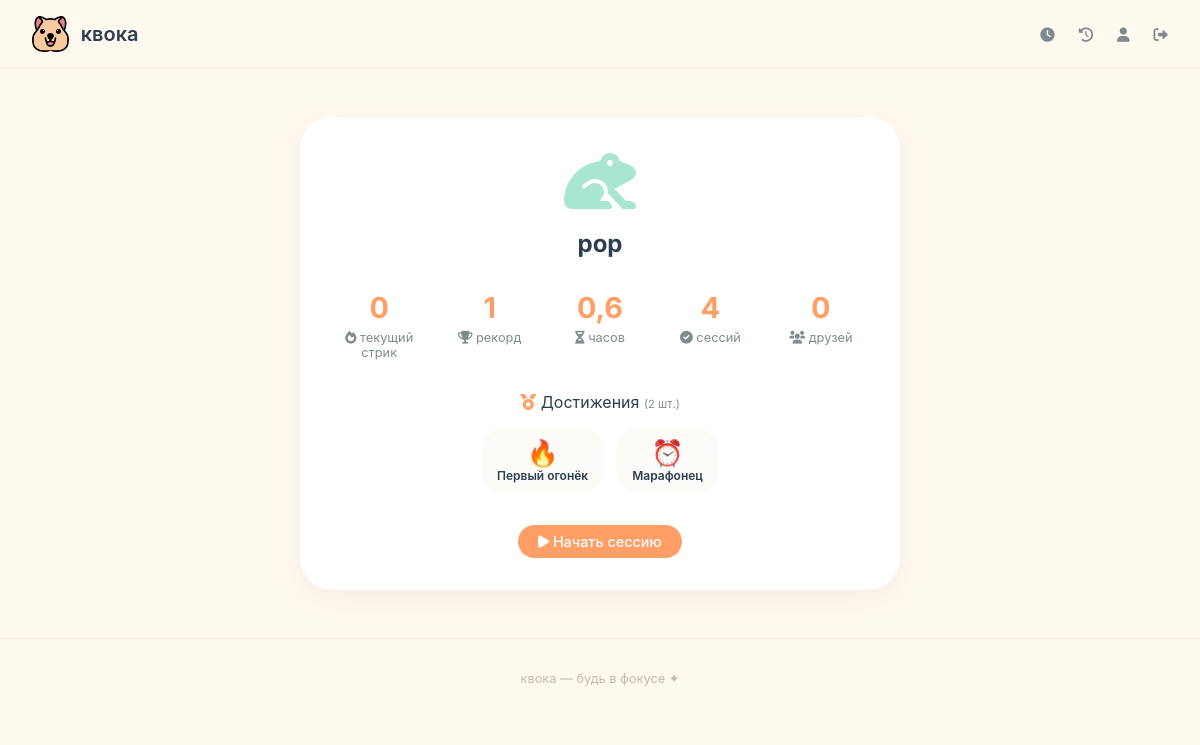
Page /profile/ (signed in) on the earlier database version.
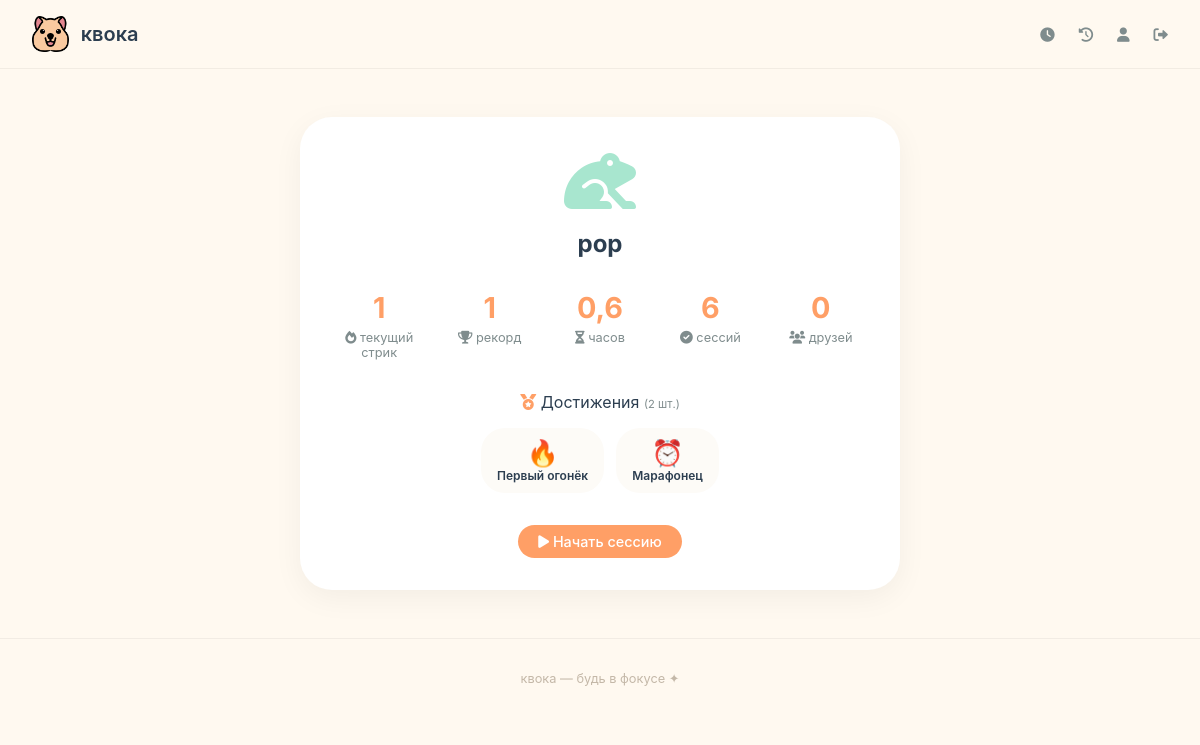
Same page on the later database version.
### core/models.py (models this page shows, shortened)
class User(AbstractUser):
    avatar = models.ImageField(upload_to='avatars/', blank=True, null=True)
    total_hours = models.FloatField(default=0.0)
    current_days = models.IntegerField(default=0)
    max_days = models.IntegerField(default=0)
    last_focus_date = models.DateField(null=True, blank=True)
    total_sessions = models.IntegerField(default=0)  # всего сессий
    total_videos_watched = models.IntegerField(default=0)  # просмотрено видео
    total_pdfs_read = models.IntegerField(default=0)  # прочитано PDF
    def get_achievements_list(self):
        return self.earned_achievements.select_related('achievement').all()
    def get_friends_count(self):
        from friends.models import Friend
        return Friend.objects.filter(
            models.Q(from_user=self, status='accepted') |
            models.Q(to_user=self, status='accepted')
        ).count()

### core/views.py (the view)
# urls.py: path('profile/', views.profile, name='profile'),
@login_required
def profile(request):
    achievements = request.user.get_achievements_list()
    context = {
        'user': request.user,
        'achievements': achievements,
    }
    return render(request, 'core/profile.html', context)

### templates/core/profile.html (shortened to what this page needs)
{% extends 'base.html' %}
{% load static %}
{% block content %}
<div class="profile-card">
    <div class="profile-header">
        <div class="profile-avatar">
            {% if user.avatar %}
                <img src="{{ user.avatar.url }}" alt="{{ user.username }}" style="width: 80px; height: 80px; border-radius: 50%; object-fit: cover;">
            {% else %}
                <i class="fas fa-frog" style="font-size: 4rem; color: #A8E6CF;"></i>
            {% endif %}
        </div>
        <h2>{{ user.username }}</h2>
    </div>
    <div class="profile-stats">
        <div class="stat-item">
            <div class="stat-value">{{ user.current_days }}</div>
            <div class="stat-name"><i class="fas fa-fire"></i> текущий стрик</div>
        </div>
        <div class="stat-item">
            <div class="stat-value">{{ user.max_days }}</div>
            <div class="stat-name"><i class="fas fa-trophy"></i> рекорд</div>
        </div>
        <div class="stat-item">
            <div class="stat-value">{{ user.total_hours|floatformat:1 }}</div>
            <div class="stat-name"><i class="fas fa-hourglass-half"></i> часов</div>
        </div>
        <div class="stat-item">
            <div class="stat-value">{{ user.total_sessions }}</div>
            <div class="stat-name"><i class="fas fa-check-circle"></i> сессий</div>
        </div>
        <div class="stat-item">
            <div class="stat-value">{{ user.get_friends_count }}</div>
            <div class="stat-name"><i class="fas fa-users"></i> друзей</div>
        </div>
    </div>
    <div class="achievements-section" style="margin-top: 2rem;">
        <div class="achievements-title" style="font-size: 1rem; margin-bottom: 1rem; color: #2C3E50;">
            <i class="fas fa-medal" style="color: #FF9F66;"></i> Достижения
            <span style="font-size: 0.7rem; color: #7F8C8D;">({{ achievements|length }} шт.)</span>
        </div>
        {% if achievements %}
            <div style="display: flex; gap: 0.75rem; flex-wrap: wrap; justify-content: center;">
                {% for earned in achievements %}
                    <div class="achievement-badge" style="position: relative; background: #FDFBF7; border-radius: 1.5rem; padding: 0.6rem 1rem; text-align: center; cursor: pointer; transition: transform 0.2s;">
                        <div style="font-size: 1.6rem;">
                            {% if earned.achievement.type == 'streak' %}🔥
                            {% elif earned.achievement.type == 'friends' %}👥
                            {% elif earned.achievement.type == 'sessions' %}📋
                            {% elif earned.achievement.type == 'hours' %}⏰
                            {% elif earned.achievement.type == 'media' %}📺
                            {% else %}🏆
                            {% endif %}
                        </div>
                        <div style="font-weight: 600; font-size: 0.75rem; color: #2C3E50;">{{ earned.achievement.name }}</div>
                    </div>
                {% endfor %}
            </div>
        {% else %}
            <div style="text-align: center; color: #7F8C8D; padding: 2rem; background: #FDFBF7; border-radius: 1rem;">
                <i class="fas fa-medal" style="font-size: 2rem; color: #C4B8A8; margin-bottom: 0.5rem; display: block;"></i>
                Пока нет достижений. Продолжай фокуситься!
            </div>
        {% endif %}
    </div>
    <div style="margin-top: 2rem;">
        <a href="{% url 'dashboard' %}" class="btn-primary" style="display: inline-block;">
            <i class="fas fa-play"></i> Начать сессию
        </a>
    </div>
</div>
{% endblock %}

Differences in the rows shown:
changed User "pop": current_days "0" → "1"; total_sessions "4" → "6"
